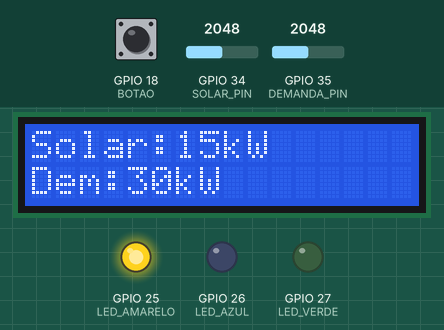
A sketch run on a simulated ESP32. On the bench: 16×2 character LCD, output pins drawn as LEDs (lit = HIGH). The inputs (shaded band) are chosen by the test bench; at power-on: GPIO 18 (BOTAO) HIGH, GPIO 35 (DEMANDA_PIN) = 2048, GPIO 34 (SOLAR_PIN) = 2048. What the sketch prints to the serial monitor is not drawn.

Above: at 3.2 s.
3.3 s: GPIO 18 (BOTAO) pulled LOW for 1.25 s
At 4.7 s:
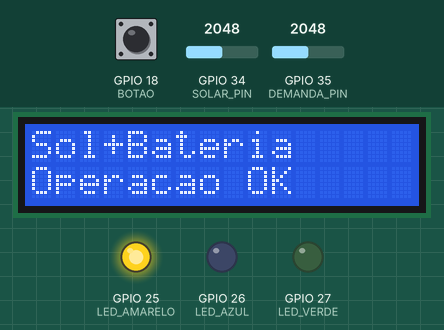
6.0 s: GPIO 35 (DEMANDA_PIN) set to 2395
7.6 s: GPIO 35 (DEMANDA_PIN) set to 2509
At 8.9 s:
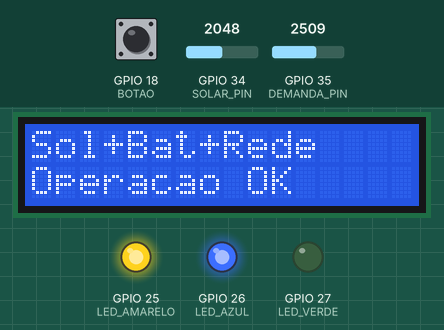
10.0 s: GPIO 35 (DEMANDA_PIN) set to 491
At 11.7 s:
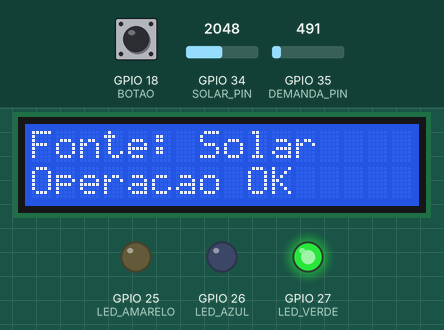
12.0 s: GPIO 18 (BOTAO) pulled LOW for 1.25 s
At 13.1 s:
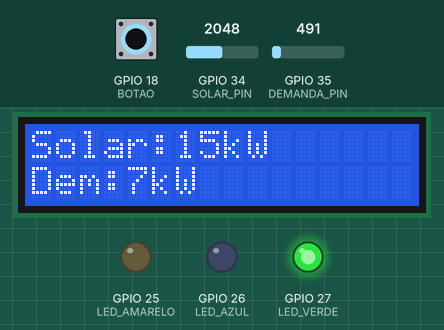
14.7 s: GPIO 34 (SOLAR_PIN) set to 2866
At 15.5 s:
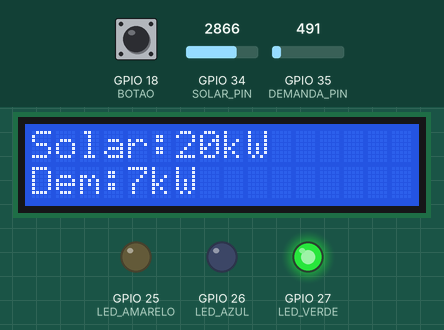
Timing chart, 0 to 17.3 s (numbered marks = the images above; inputs shaded):
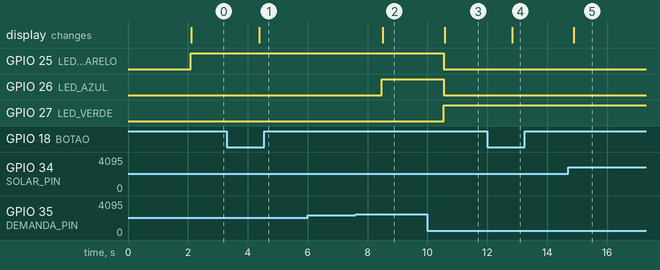

Measured:
- the behaviour switches between 2456 and 2457 on GPIO 35 (DEMANDA_PIN) (found by bisection; images 1 and 2)
- after the input at 3.3 s, the display: changes after 1.1 s (image 1)
- after the input at 7.6 s, GPIO 26 (LED_AZUL): LOW → HIGH after 0.88 s; the display: changes after 0.91 s (image 2)
- after the input at 10.0 s, GPIO 25 (LED_AMARELO), GPIO 26 (LED_AZUL): HIGH → LOW after 0.54 s; GPIO 27 (LED_VERDE): LOW → HIGH after 0.54 s; the display: changes after 0.58 s (image 3)
- after the input at 12.0 s, the display: changes after 0.84 s (image 4)
- after the input at 14.7 s, the display: changes after 0.19 s (image 5)

The sketch:

goodwe-smart-charger.ino
```cpp
#include <Wire.h>
#include <LiquidCrystal_I2C.h>

#define SOLAR_PIN 34
#define DEMANDA_PIN 35

#define BOTAO 18

#define LED_AMARELO 25   // Bateria
#define LED_AZUL 26      // Rede
#define LED_VERDE 27     // Solar

LiquidCrystal_I2C lcd(0x27, 16, 2);

const int bateriaMax = 20; // kW
const int redeMax = 30;    // kW

bool telaResumo = true;
bool ultimoEstadoBotao = HIGH;

void setup() {

  Serial.begin(115200);

  pinMode(BOTAO, INPUT_PULLUP);

  pinMode(LED_VERDE, OUTPUT);
  pinMode(LED_AMARELO, OUTPUT);
  pinMode(LED_AZUL, OUTPUT);

  lcd.init();
  lcd.backlight();

  lcd.setCursor(0, 0);
  lcd.print("GoodWe Smart");
  lcd.setCursor(0, 1);
  lcd.print("Charging Hub");

  delay(2000);
  lcd.clear();
}

void loop() {

  bool estadoBotao = digitalRead(BOTAO);

  if (ultimoEstadoBotao == HIGH && estadoBotao == LOW) {
    telaResumo = !telaResumo;
    delay(200);
  }

  ultimoEstadoBotao = estadoBotao;

  // Leitura dos potenciometros
  int solarADC = analogRead(SOLAR_PIN);
  int demandaADC = analogRead(DEMANDA_PIN);

  int solar = map(solarADC, 0, 4095, 0, 30);
  int demanda = map(demandaADC, 0, 4095, 0, 60);

  int restante = demanda;

  // Prioridade 1 - Solar
  int usoSolar = min(restante, solar);
  restante -= usoSolar;

  // Prioridade 2 - Bateria
  int usoBateria = min(restante, bateriaMax);
  restante -= usoBateria;

  // Prioridade 3 - Rede
  int usoRede = min(restante, redeMax);
  restante -= usoRede;

  // LEDs
  digitalWrite(LED_VERDE, LOW);
  digitalWrite(LED_AMARELO, LOW);
  digitalWrite(LED_AZUL, LOW);

  if (usoSolar >= demanda) {
    digitalWrite(LED_VERDE, HIGH);
  }

  if (usoBateria > 0) {
    digitalWrite(LED_AMARELO, HIGH);
  }

  if (usoRede > 0) {
    digitalWrite(LED_AZUL, HIGH);
  }

  // Atualiza LCD
  lcd.clear();

  if (telaResumo) {

    lcd.setCursor(0, 0);
    lcd.print("Solar:");
    lcd.print(solar);
    lcd.print("kW");

    lcd.setCursor(0, 1);
    lcd.print("Dem:");
    lcd.print(demanda);
    lcd.print("kW");

  } else {

    lcd.setCursor(0, 0);

    if (usoSolar >= demanda) {
      lcd.print("Fonte: Solar");
    }
    else if (usoRede > 0) {
      lcd.print("Sol+Bat+Rede");
    }
    else {
      lcd.print("Sol+Bateria");
    }

    lcd.setCursor(0, 1);

    if (restante > 0) {
      lcd.print("Sobrecarga!");
    } else {
      lcd.print("Operacao OK");
    }
  }

  // Serial Monitor
  Serial.println("\n===== ENERGY BRAIN =====");

  Serial.print("Solar Disponivel: ");
  Serial.print(solar);
  Serial.println(" kW");

  Serial.print("Demanda Total: ");
  Serial.print(demanda);
  Serial.println(" kW");

  Serial.print("Uso Solar: ");
  Serial.print(usoSolar);
  Serial.println(" kW");

  Serial.print("Uso Bateria: ");
  Serial.print(usoBateria);
  Serial.println(" kW");

  Serial.print("Uso Rede: ");
  Serial.print(usoRede);
  Serial.println(" kW");

  if (restante > 0) {
    Serial.println("STATUS: LIMITE DE POTENCIA");
  } else {
    Serial.println("STATUS: OPERACAO NORMAL");
  }

  delay(1000);
}
```
